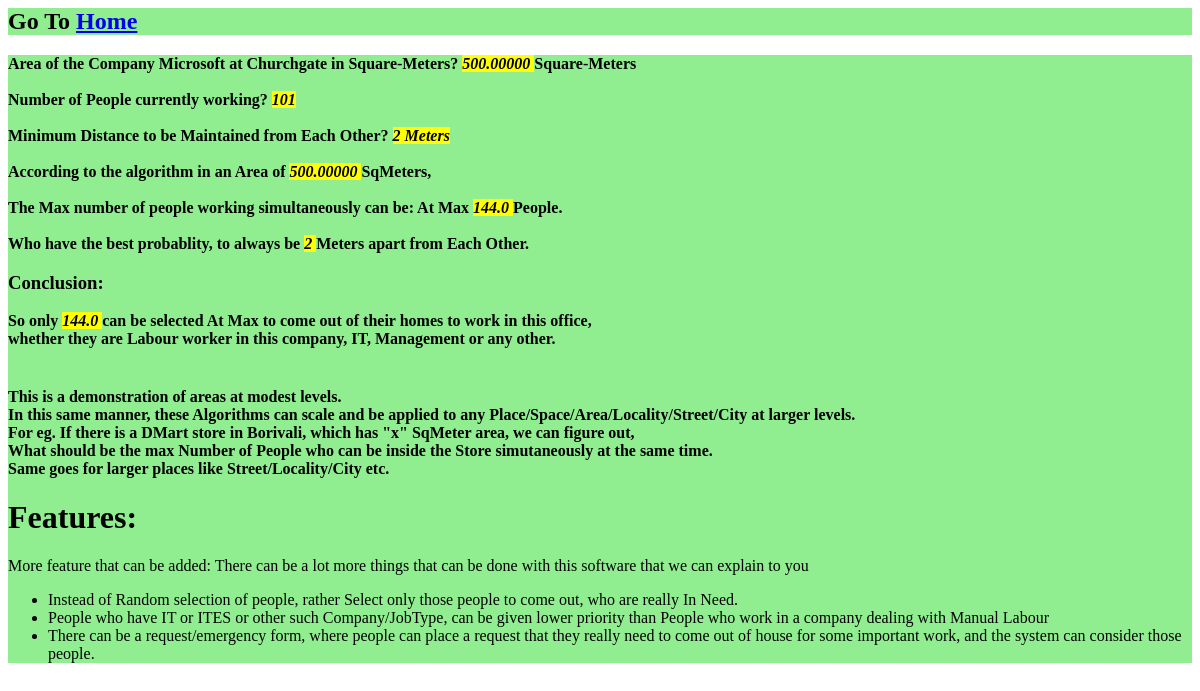
Page /greened/greened/city/1/branch/1/ on the earlier database version.
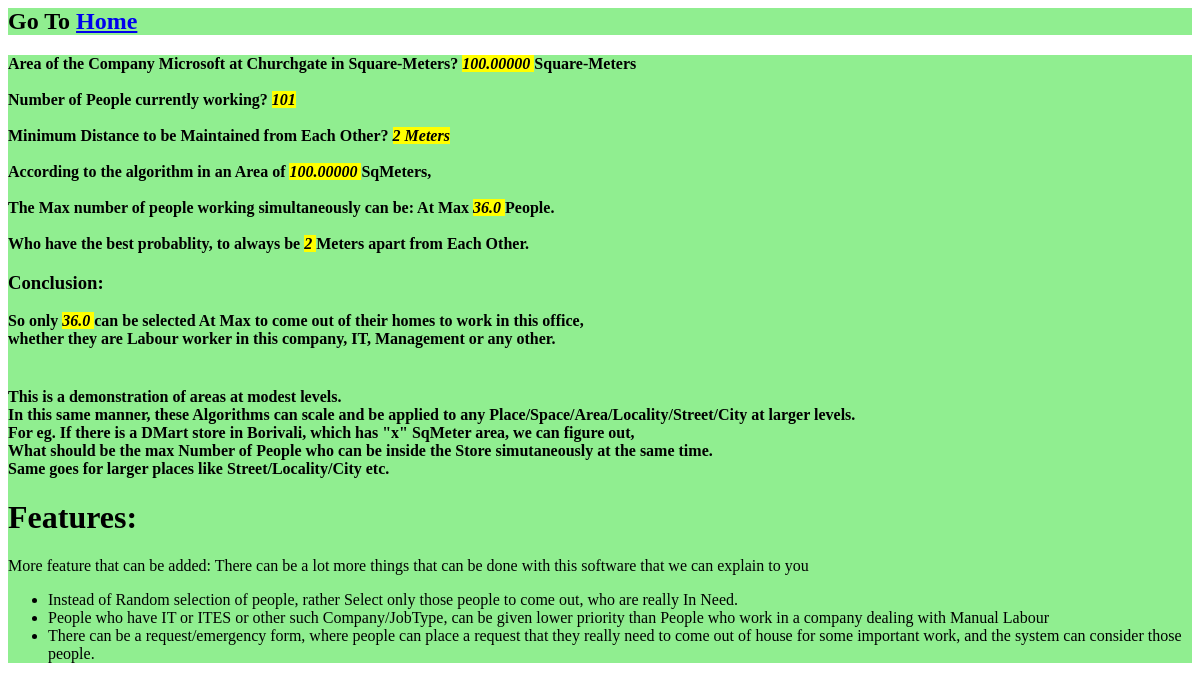
Same page on the later database version.
### companies/models.py (models this page shows, shortened)
class Branch(Base):
    name = models.CharField(max_length=256)
    address = models.CharField(max_length=256)
    pincode = models.PositiveIntegerField()
    area = models.DecimalField(decimal_places=5, max_digits=15, default=None) # Area of company in Square-Meters
    company = models.ForeignKey(Company, on_delete=models.CASCADE)
    city = models.ForeignKey(City, on_delete=models.CASCADE)

class Company(Base):
    name = models.CharField(max_length=256)
    def __str__(self):
        return self.name

### greened/views.py (the view)
# urls.py: path('greened/city/<int:city_id>/branch/<int:branch_id>/', branch_people, name="branch_people"),
def branch_people(request, city_id, branch_id):
    city = City.objects.get(id=city_id)
    branch = Branch.objects.get(id=branch_id)
    min_dist = algo.minimum_distance_to_be_maintained()
    handle = algo.how_many_can_be_handled(branch.area)
    context = {
        'city': city,
        'branch': branch,
        'min_dist': min_dist,
        'handle': handle
    }
    return render(request, 'branch_people.html', context)

### algo/algo.py (called while the page is built)
def minimum_distance_to_be_maintained():
    return constants.MIN_DISTANCE_TO_BE_MAINTAINED_FROM_EACH_OTHER

def how_many_can_be_handled(area):
    sqrt_of_area = math.sqrt(area)
    number_of_points = sqrt_of_area//minimum_distance_to_be_maintained()
    if number_of_points == 2 or number_of_points > 2:
        number_of_points += 1
    elif number_of_points < 2:
        number_of_points = 2
    handle = pow(number_of_points, 2)
    return handle

### greened/templates/branch_people.html
<div
	style="background-color: lightgreen"
>
	<h2>
		Go To <a href="/">Home</a>
	</h2>
</div>
<div
	style="background-color: lightgreen"
>
	<div>
		<b>
			Area of the Company {{branch.company.name}} at {{branch.address}} in Square-Meters?
			<i
				style="background-color: yellow"
			>
				{{branch.area}}
			</i>
			Square-Meters
		</b>
		<br />
		<br />
		<b>
		Number of People currently working?
			<i
				style="background-color: yellow"
			>
		{{branch.userprofile_set.count}}
			</i>
		</b>
		<br />
		<br />
		<b>
			Minimum Distance to be Maintained from Each Other?
			<i
				style="background-color: yellow"
			>
			{{min_dist}}
			Meters
			</i>
		</b>
		<br />
		<br />
		<b>
			According to the algorithm in an Area of
			<i
				style="background-color: yellow"
			>
			{{branch.area}}
			</i>
			SqMeters,
			<br />
			<br />
			The Max number of people working simultaneously can be: At Max
			<i
				style="background-color: yellow"
			>
				{{handle}}
			</i>
			People.
			<br />
			<br />
			Who have the best probablity, to always be
			<i
				style="background-color: yellow"
			>
			{{min_dist}}
			</i>
			Meters apart from Each Other.
		<br />
		</b>
		<h3>
			Conclusion:
		</h3>
		<b>
			So only
			<i
				style="background-color: yellow"
			>
				{{handle}}
			</i>
			can be selected At Max to come out of their homes to work in this office,
			<br />
			whether they are Labour worker in this company, IT, Management or any other.
		</b>
	</div>
	<br />
	<h4>
		This is a demonstration of areas at modest levels.
		<br />
		In this same manner, these Algorithms can scale and be applied to any Place/Space/Area/Locality/Street/City at larger levels.
		<br />
		For eg. If there is a DMart store in Borivali, which has "x" SqMeter area, we can figure out,
		<br />
		What should be the max Number of People who can be inside the Store simutaneously at the same time.
		<br />
		Same goes for larger places like Street/Locality/City etc.
		<br />
		<h1>
			Features:
		</h1>
				More feature that can be added:
				There can be a lot more things that can be done with this software that we can explain to you
		<ul>
			<li>
				Instead of Random selection of people, rather Select only those people to come out, who are really In Need.
			</li>
			<li>
				People who have IT or ITES or other such Company/JobType, can be given lower priority than People who work in
				a company dealing with Manual Labour
			</li>
			<li>
				There can be a request/emergency form, where people can place a request that they really need
				to come out of house for some important work, and the system can consider those people.
			</li>
		</ul>
</div>

Differences in the rows shown:
changed Branch "Churchgate": area "500.00000" → "100.00000"
Other differences:
{{ handle }}: "144.0" → "36.0"
